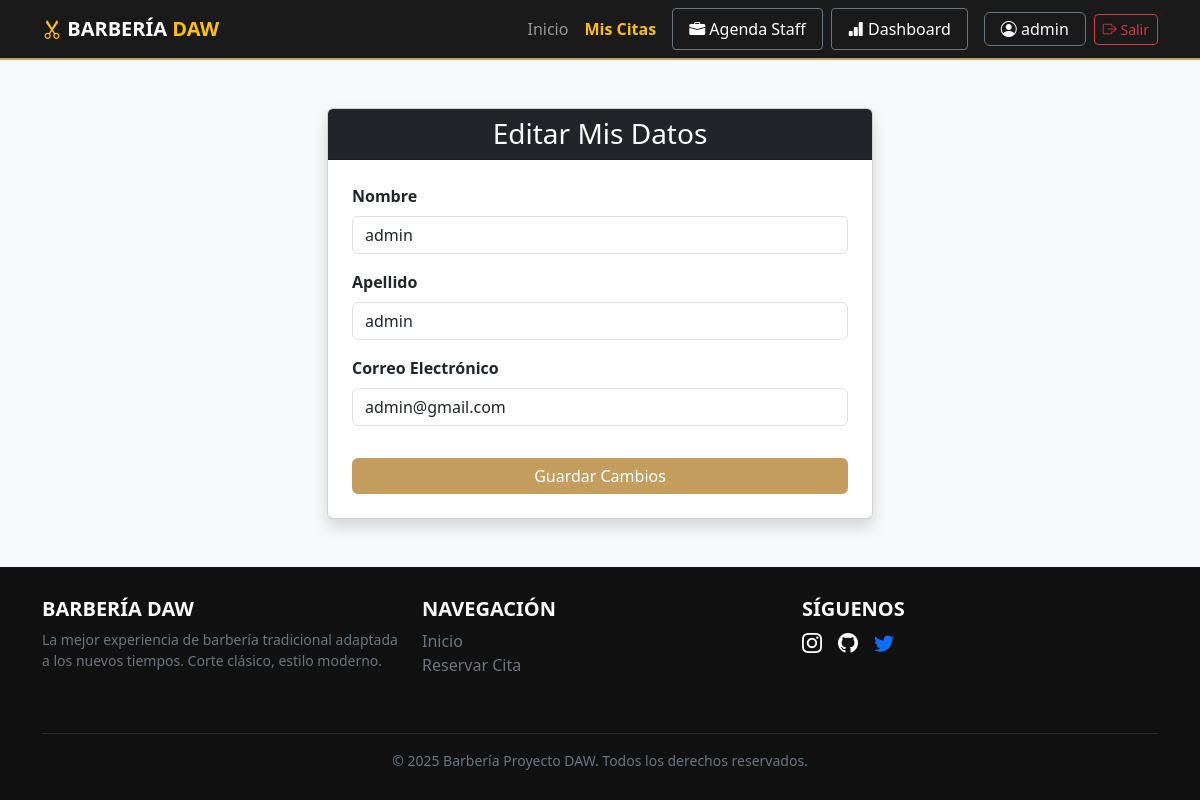
Screenshot of /perfil/ (signed in) with the database file from the repository.
### gestion_citas/models.py (models this page shows, shortened)
class Usuario(AbstractUser):
    username = None
    email = models.EmailField("Correo Electrónico", unique=True)
    first_name = models.CharField("Nombre", max_length=150)
    last_name = models.CharField("Apellido", max_length=150)
    USERNAME_FIELD = "email"
    REQUIRED_FIELDS = ["first_name", "last_name"]
    objects = UsuarioManager()

### gestion_citas/views.py (the view)
# urls.py: path('perfil/', views.mi_perfil, name='mi_perfil'),
@login_required
def mi_perfil(request):
    usuario = request.user
    if request.method == "POST":
        form = EditarPerfilForm(request.POST, instance=usuario)
        if form.is_valid():
            form.save()
            messages.success(request, "Tus datos han sido actualizados.")
            return redirect("mi_perfil")
    else:
        form = EditarPerfilForm(instance=usuario)
    return render(request, "gestion_citas/auth/perfil.html", {"form": form})

### gestion_citas/forms.py
class EditarPerfilForm(forms.ModelForm):
    class Meta:
        model = Usuario
        fields = ["first_name", "last_name", "email"]

### gestion_citas/templates/gestion_citas/auth/perfil.html (shortened to what this page needs)
{% extends 'gestion_citas/base.html' %} {% block title %}Mi Perfil{% endblock %}
{% block content %}
<div class="container py-5">
  <div class="row justify-content-center">
    <div class="col-md-6">
      <div class="card shadow">
        <div class="card-header bg-dark text-white text-center">
          <h3 class="mb-0">Editar Mis Datos</h3>
        </div>
        <div class="card-body p-4">
          <form method="post">
            {% csrf_token %} {% for field in form %}
            <div class="mb-3">
              <label class="form-label fw-bold">{{ field.label }}</label>
              <input
                type="{{ field.field.widget.input_type }}"
                name="{{ field.name }}"
                class="form-control"
                value="{{ field.value|default:'' }}"
              />
            </div>
            {% endfor %}
            <button type="submit" class="btn btn-gold w-100 mt-3">
              Guardar Cambios
            </button>
          </form>
        </div>
      </div>
    </div>
  </div>
</div>
{% endblock %}

### gestion_citas/templates/gestion_citas/base.html (shortened to what this page needs)
{% load static %}
<!doctype html>
<html lang="es">
  <head>
    <link
      href="https://cdn.jsdelivr.net/npm/bootstrap@5.3.0/dist/css/bootstrap.min.css"
      rel="stylesheet"
    />
    <link
      rel="stylesheet"
      href="https://cdn.jsdelivr.net/npm/bootstrap-icons@1.10.0/font/bootstrap-icons.css"
    />
  </head>
  <body>
    <nav class="navbar navbar-expand-lg navbar-dark navbar-custom sticky-top">
      <div class="container">
        <a class="navbar-brand text-uppercase fw-bold" href="{% url 'home' %}">
          <i class="bi bi-scissors text-warning"></i> Barbería
          <span class="text-warning">DAW</span>
        </a>
        <div class="collapse navbar-collapse" id="navbarNav">
          <ul class="navbar-nav ms-auto align-items-center">
            <li class="nav-item">
              <a class="nav-link" href="{% url 'home' %}">Inicio</a>
            </li>
            {% if user.is_authenticated %}
            <li class="nav-item">
              <a
                class="nav-link text-warning fw-bold"
                href="{% url 'mis_citas' %}"
                >Mis Citas</a
              >
            </li>
            {% if user.is_staff %}
            <li class="nav-item ms-lg-2">
              <a
                class="nav-link btn btn-dark btn-sm border border-secondary px-3 text-white"
                href="{% url 'agenda_profesional' %}"
              >
                <i class="bi bi-briefcase-fill"></i> Agenda Staff
              </a>
            </li>
            {% endif %} {% if user.is_staff %}
            <li class="nav-item ms-lg-2">
              <a
                class="nav-link btn btn-dark btn-sm border border-secondary px-3 text-white"
                href="{% url 'dashboard_staff' %}"
              >
                <i class="bi bi-bar-chart-fill"></i> Dashboard
              </a>
            </li>
            {% endif %}
            <li class="nav-item ms-lg-3">
              <a
                href="{% url 'mi_perfil' %}"
                class="nav-link btn btn-outline-light border border-secondary rounded px-3 py-1 text-light"
                title="Editar mi perfil"
              >
                <i class="bi bi-person-circle"></i> {{ user.first_name }}
              </a>
            </li>
            <li class="nav-item ms-2">
              <form action="{% url 'logout' %}" method="post" class="d-inline">
                <button type="submit" class="btn btn-outline-danger btn-sm">
                  <i class="bi bi-box-arrow-right"></i> Salir
                </button>
              </form>
            </li>
            {% endif %}
          </ul>
        </div>
      </div>
    </nav>
    <main class="flex-grow-1 position-relative">
       {% block content %}{% endblock %}
    </main>
    <footer class="footer-custom text-center">
      <div class="container">
        <div class="row text-start">
          <div class="col-md-4 mb-3">
            <h5 class="text-white text-uppercase fw-bold text-warning">
              Barbería DAW
            </h5>
            <p class="small text-secondary">
              La mejor experiencia de barbería tradicional adaptada a los nuevos
              tiempos. Corte clásico, estilo moderno.
            </p>
          </div>
          <div class="col-md-4 mb-3">
            <h5 class="text-white text-uppercase fw-bold">Navegación</h5>
            <ul class="list-unstyled">
              <li>
                <a
                  href="{% url 'home' %}"
                  class="text-decoration-none text-secondary hover-gold"
                  >Inicio</a
                >
              </li>
              <li>
                <a
                  href="{% url 'mis_citas' %}"
                  class="text-decoration-none text-secondary hover-gold"
                  >Reservar Cita</a
                >
              </li>
            </ul>
          </div>
          <div class="col-md-4 mb-3">
            <h5 class="text-white text-uppercase fw-bold">Síguenos</h5>
            <div class="d-flex gap-3">
              <a href="#" class="text-white fs-5"
                ><i class="bi bi-instagram"></i
              ></a>
              <a href="https://github.com/XanKeeTee" class="text-white fs-5"
                ><i class="bi bi-github"></i
              ></a>
              <a href="#" class="text- white fs-5"
                ><i class="bi bi-twitter"></i
              ></a>
            </div>
          </div>
        </div>
        <hr class="border-secondary mt-4" />
        <p class="mb-0 small text-secondary">
          &copy; 2025 Barbería Proyecto DAW. Todos los derechos reservados.
        </p>
      </div>
    </footer>
  </body>
</html>

### gestion_citas/templates/gestion_citas/base.html (style rules this page uses)
body { font-family: "Segoe UI", Tahoma, Geneva, Verdana, sans-serif; display: flex; flex-direction: column; min-height: 100vh; background-color: #f8f9fa; }
.navbar-custom { background-color: #1a1a1a; border-bottom: 2px solid #c59d5f; }
.footer-custom { background-color: #111; color: #aaa; padding: 30px 0; margin-top: auto; }
.btn-gold { background-color: #c59d5f; color: white; border: none; transition: all 0.3s; }

### rows the page displays
Usuario: first_name "admin", first_name "admin" "admin" "admin@gmail.com"

### other values shown
{{ field.label }} "Nombre" "Apellido" "Correo Electrónico"
